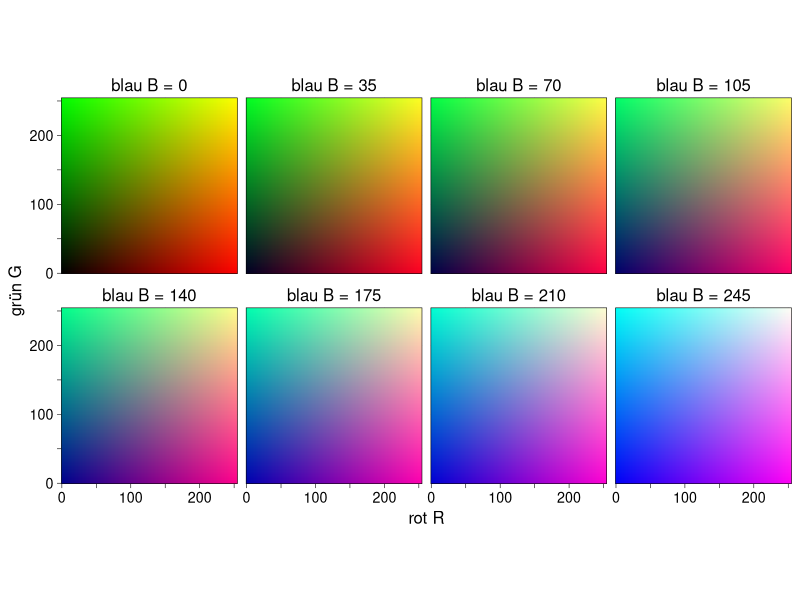
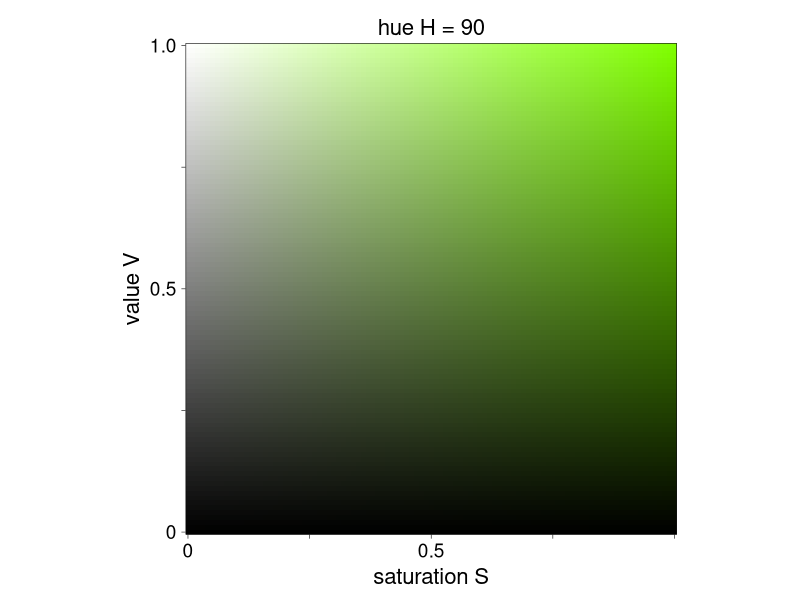
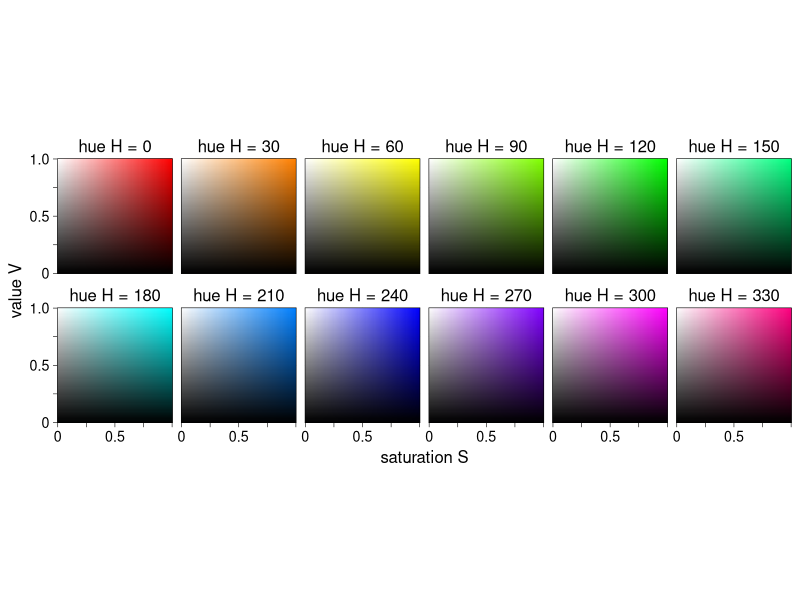
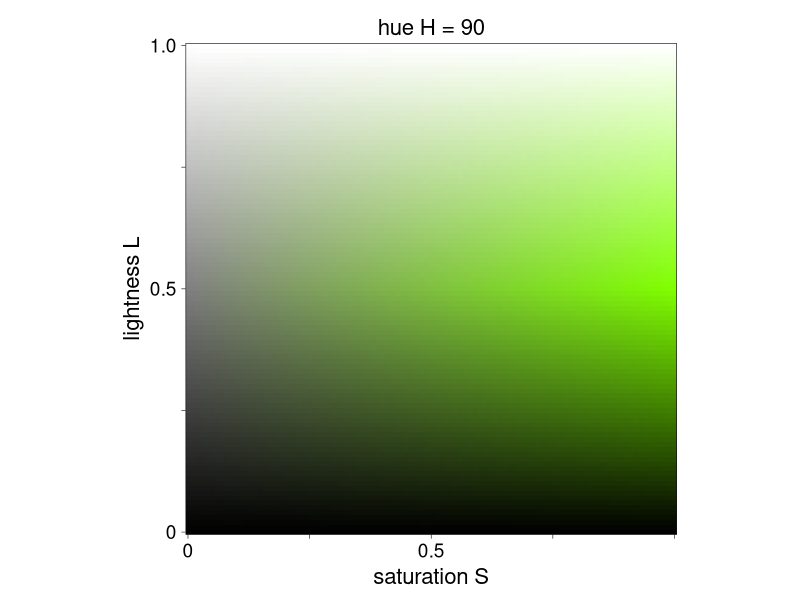
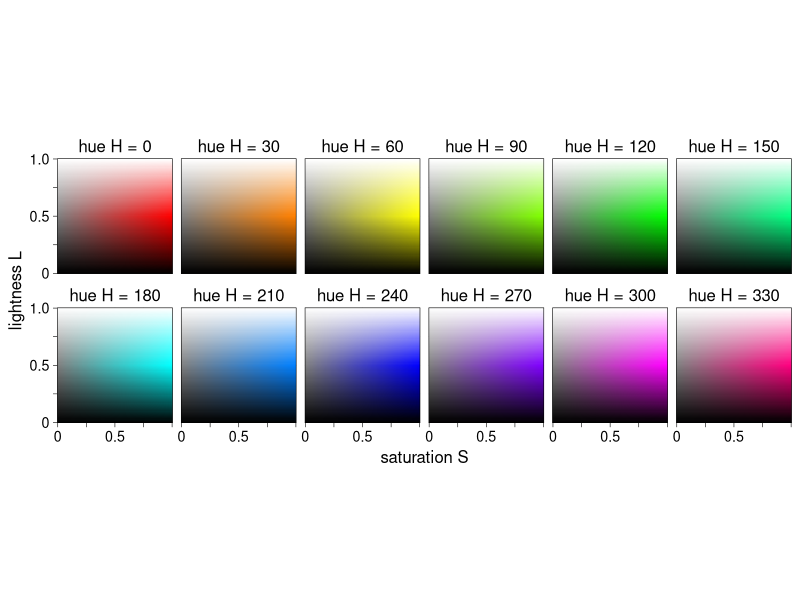
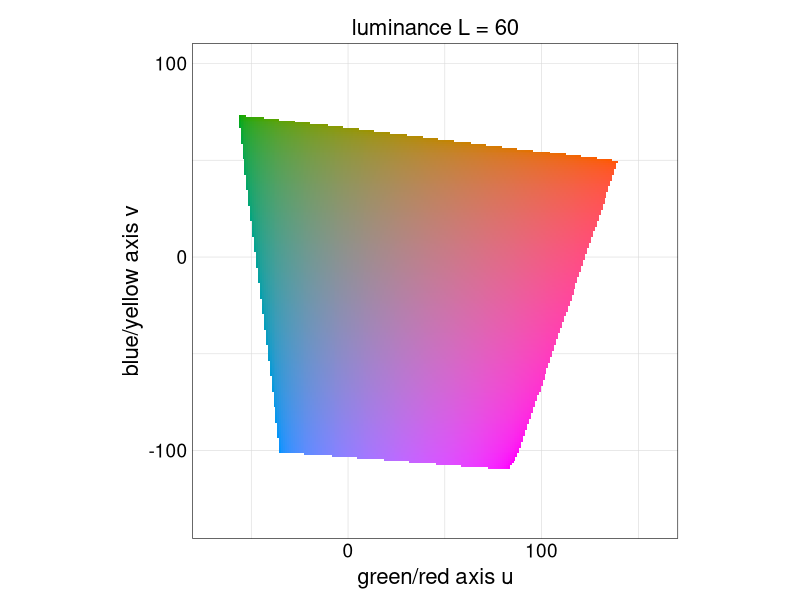
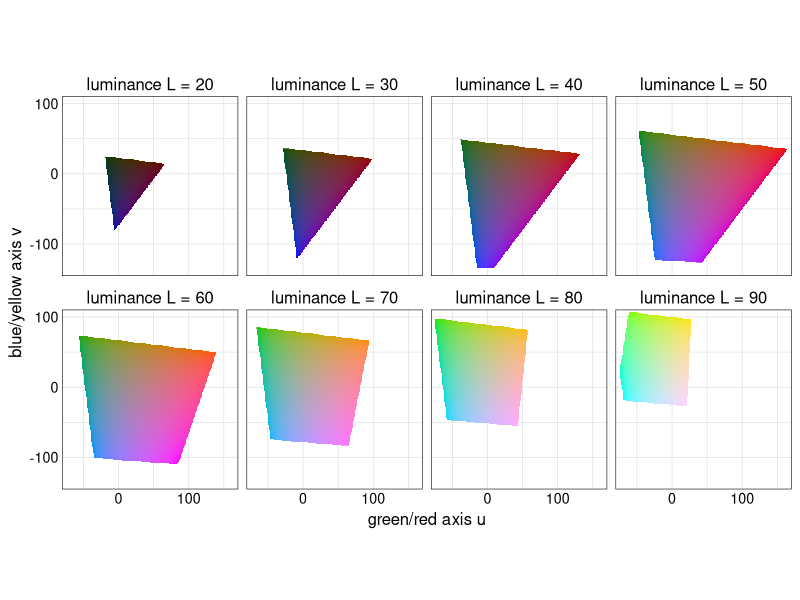
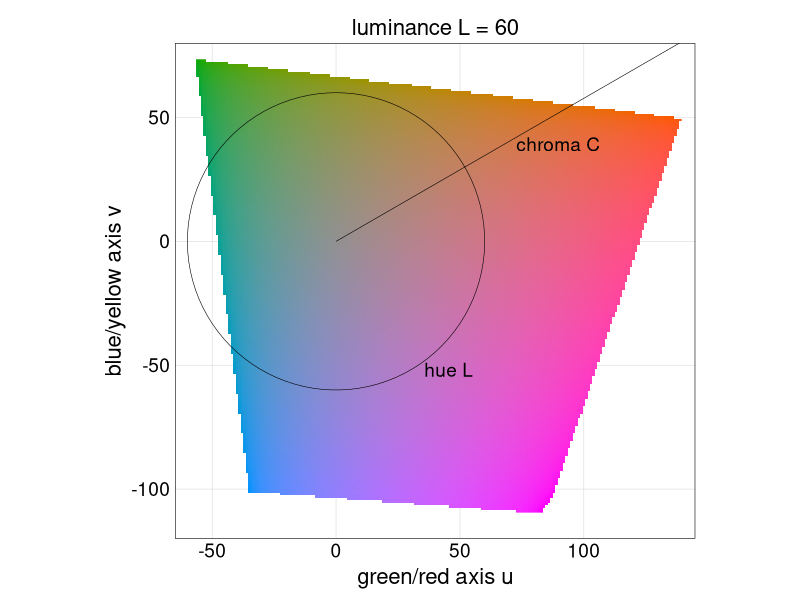

Generate these figures, in order, with R:
## ---- chunk 1
options(htmltools.dir.version = FALSE)
knitr::opts_chunk$set(comment = "")
knitr::opts_chunk$set(warning = FALSE)
library(tidyverse)
library(colorspace)
library(cowplot)
library(here)

# ggplot2 settings so plots scale well for slide size 
theme_set(theme_gray(16)) # 16 for full width, 18 for half width 
update_geom_defaults("point", list(size = 2.0)) # 2 for full width, 2.5 for half width

# color space plot theme
theme_colorspace <- function(size = 12) {
  theme_minimal_grid(size, line_size = 0.2) +
  panel_border(color = "black", size = 0.4) +
  theme(
    axis.ticks.length = grid::unit(0, "pt"),
    axis.ticks = element_line(size = 0.2, color = "black"),
    strip.text = element_text(size = size)
  )
}
## ---- chunk 2
rgb_by_b <- expand_grid(
  R = seq(0, 255, by = 2),
  G = seq(0, 255, by = 2),
  B = seq(0, 255, by = 35)
)

rgb_by_b$hex <- hex(sRGB(as.matrix(rgb_by_b)/255))

rgb_by_b %>%
  ggplot(aes(R, G, fill = hex)) +
  geom_raster(na.rm = TRUE) +
  scale_fill_identity() +
  scale_x_continuous(
    name = "rot R",
    breaks = (0:5)*50,
    labels = c("0", "", "100", "", "200", "")
  ) +
  scale_y_continuous(
    name = "grün G",
    breaks = (0:5)*50,
    labels = c("0", "", "100", "", "200", "")
  ) +
  facet_wrap(
    vars(B),
    ncol = 4,
    labeller = as_labeller(function(x) glue::glue("blau B = {x}"))
  ) +
  coord_fixed(expand = FALSE) +
  theme_colorspace() +
  theme(axis.ticks.length = grid::unit(3, "pt"))
## ---- chunk 3
hsv_by_h <- expand_grid(
  H = seq(0, 330, by = 30),
  S = seq(0, 1, by = .01),
  V = seq(0, 1, by = .01)
)

hsv_by_h$hex <- hex(HSV(as.matrix(hsv_by_h)))

hsv_by_h %>%
  filter(H == 90) %>%
  ggplot(aes(S, V, fill = hex)) +
  geom_raster(na.rm = TRUE) +
  scale_fill_identity() +
  scale_x_continuous(
    name = "saturation S",
    breaks = (0:4)*.25,
    labels = c("0", "", "0.5", "", "")
  ) +
  scale_y_continuous(
    name = "value V",
    breaks = (0:4)*.25,
    labels = c("0", "", "0.5", "", "1.0")
  ) +
  facet_wrap(
    vars(H),
    ncol = 6,
    labeller = as_labeller(function(x) glue::glue("hue H = {x}"))
  ) +
  coord_fixed(expand = FALSE) +
  theme_colorspace(16) +
  theme(axis.ticks.length = grid::unit(3, "pt"))
## ---- chunk 4
hsv_by_h %>%
  ggplot(aes(S, V, fill = hex)) +
  geom_raster(na.rm = TRUE) +
  scale_fill_identity() +
  scale_x_continuous(
    name = "saturation S",
    breaks = (0:4)*.25,
    labels = c("0", "", "0.5", "", "")
  ) +
  scale_y_continuous(
    name = "value V",
    breaks = (0:4)*.25,
    labels = c("0", "", "0.5", "", "1.0")
  ) +
  facet_wrap(
    vars(H),
    ncol = 6,
    labeller = as_labeller(function(x) glue::glue("hue H = {x}"))
  ) +
  coord_fixed(expand = FALSE) +
  theme_colorspace() +
  theme(axis.ticks.length = grid::unit(3, "pt"))
## ---- chunk 5
hls_by_h <- expand_grid(
  H = seq(0, 330, by = 30),
  L = seq(0, 1, by = .01),
  S = seq(0, 1, by = .01)
)

hls_by_h$hex <- hex(HLS(as.matrix(hls_by_h)))

hls_by_h %>%
  filter(H == 90) %>%
  ggplot(aes(S, L, fill = hex)) +
  geom_raster(na.rm = TRUE) +
  scale_fill_identity() +
  scale_x_continuous(
    name = "saturation S",
    breaks = (0:4)*.25,
    labels = c("0", "", "0.5", "", "")
  ) +
  scale_y_continuous(
    name = "lightness L",
    breaks = (0:4)*.25,
    labels = c("0", "", "0.5", "", "1.0")
  ) +
  facet_wrap(
    vars(H),
    ncol = 6,
    labeller = as_labeller(function(x) glue::glue("hue H = {x}"))
  ) +
  coord_fixed(expand = FALSE) +
  theme_colorspace(16) +
  theme(axis.ticks.length = grid::unit(3, "pt"))
## ---- chunk 6
hls_by_h %>%
  ggplot(aes(S, L, fill = hex)) +
  geom_raster(na.rm = TRUE) +
  scale_fill_identity() +
  scale_x_continuous(
    name = "saturation S",
    breaks = (0:4)*.25,
    labels = c("0", "", "0.5", "", "")
  ) +
  scale_y_continuous(
    name = "lightness L",
    breaks = (0:4)*.25,
    labels = c("0", "", "0.5", "", "1.0")
  ) +
  facet_wrap(
    vars(H),
    ncol = 6,
    labeller = as_labeller(function(x) glue::glue("hue H = {x}"))
  ) +
  coord_fixed(expand = FALSE) +
  theme_colorspace() +
  theme(axis.ticks.length = grid::unit(3, "pt"))
## ---- chunk 7
luv_by_l <- expand_grid(
  L = seq(20, 90, by = 10),
  U = seq(-80, 170, by = 1),
  V = seq(-145, 110, by = 1),
)

luv_by_l$hex <- hex(LUV(as.matrix(luv_by_l)))

luv_by_l %>%
  filter(L == 60) %>%
  ggplot(aes(U, V, fill = hex)) +
  geom_raster(na.rm = TRUE) +
  scale_x_continuous(
    name = "green/red axis u",
    breaks = (-3:3)*50,
    labels = c("", "-100", "", "0", "", "100", "")
  ) +
  scale_y_continuous(
    name = "blue/yellow axis v",
    breaks = (-3:3)*50,
    labels = c("", "-100", "", "0", "", "100", "")
  ) +
  scale_fill_identity() +
  facet_wrap(
    vars(L),
    ncol = 4,
    labeller = as_labeller(function(x) glue::glue("luminance L = {x}"))
  ) +
  coord_fixed(expand = FALSE) +
  theme_colorspace(16)
## ---- chunk 8
luv_by_l %>%
  ggplot(aes(U, V, fill = hex)) +
  geom_raster(na.rm = TRUE) +
  scale_x_continuous(
    name = "green/red axis u",
    breaks = (-3:3)*50,
    labels = c("", "-100", "", "0", "", "100", "")
  ) +
  scale_y_continuous(
    name = "blue/yellow axis v",
    breaks = (-3:3)*50,
    labels = c("", "-100", "", "0", "", "100", "")
  ) +
  scale_fill_identity() +
  facet_wrap(
    vars(L),
    ncol = 4,
    labeller = as_labeller(function(x) glue::glue("luminance L = {x}"))
  ) +
  coord_fixed(expand = FALSE) +
  theme_colorspace()
## ---- chunk 9

rC <- 60
hue_df <- tibble(
  t = seq(0, 2*pi, length.out = 100),
  U = rC*sin(t),
  V = rC*cos(t)
)

chroma_df <- tibble(
  U = 4*rC*sin(pi/3),
  V = 4*rC*cos(pi/3)
)

labels_df <- tibble(
  U = c(1.4*rC*sin(pi/3), 1.01*rC*sin(.8*pi)),
  V = c(1.4*rC*cos(pi/3), 1.01*rC*cos(.8*pi)),
  label = c("chroma C", "hue L")
)

luv_by_l %>%
  filter(L == 60) %>%
  ggplot(aes(U, V)) +
  geom_raster(aes(fill = hex), na.rm = TRUE) +
  geom_segment(
    data = chroma_df,
    aes(x = 0, y = 0, xend = U, yend = V),
    size = 0.2
  ) +
  geom_path(
    data = hue_df,
    size = 0.2
  ) +
  geom_text(
    data = labels_df,
    aes(label = label),
    size = 16*(12/14)/.pt,
    hjust = 0, vjust = 1
  ) +
  scale_x_continuous(
    name = "green/red axis u",
    breaks = (-3:3)*50,
    labels = c("", "-100", "-50", "0", "50", "100", "")
  ) +
  scale_y_continuous(
    name = "blue/yellow axis v",
    breaks = (-3:3)*50,
    labels = c("", "-100", "-50", "0", "50", "100", "")
  ) +
  scale_fill_identity() +
  facet_wrap(
    vars(L),
    ncol = 4,
    labeller = as_labeller(function(x) glue::glue("luminance L = {x}"))
  ) +
  coord_fixed(
    expand = FALSE,
    xlim = c(-65, 145),
    ylim = c(-120, 80)
  ) +
  theme_colorspace(16)
## ---- chunk 10
hcl_by_h <- expand_grid(
  L = seq(1, 99, by = 0.5),
  C = seq(0, 155, by = 1),
  H = seq(0, 330, by = 30)
)

hcl_by_h$hex <- hex(polarLUV(as.matrix(hcl_by_h)))

hcl_by_h %>%
  ggplot(aes(C, L, fill = hex)) +
  geom_raster(na.rm = TRUE) +
  scale_fill_identity() +
  scale_x_continuous(
    name = "chroma C",
    breaks = (0:3)*50,
    labels = c("0", "", "100", "")
  ) +
  scale_y_continuous(
    name = "luminance L",
    limits = c(0, 100),
    breaks = (0:4)*25,
    labels = c("0", "", "50", "", "100")
  ) +
  facet_wrap(
    vars(H),
    ncol = 4,
    labeller = as_labeller(function(x) glue::glue("hue H = {x}"))
  ) +
  coord_fixed(expand = FALSE) +
  theme_colorspace()
